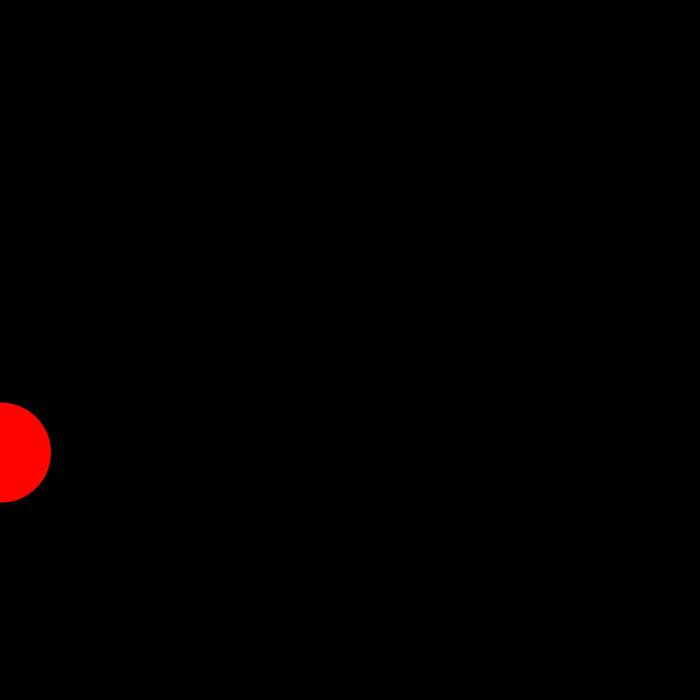
Frame 1 (no input)
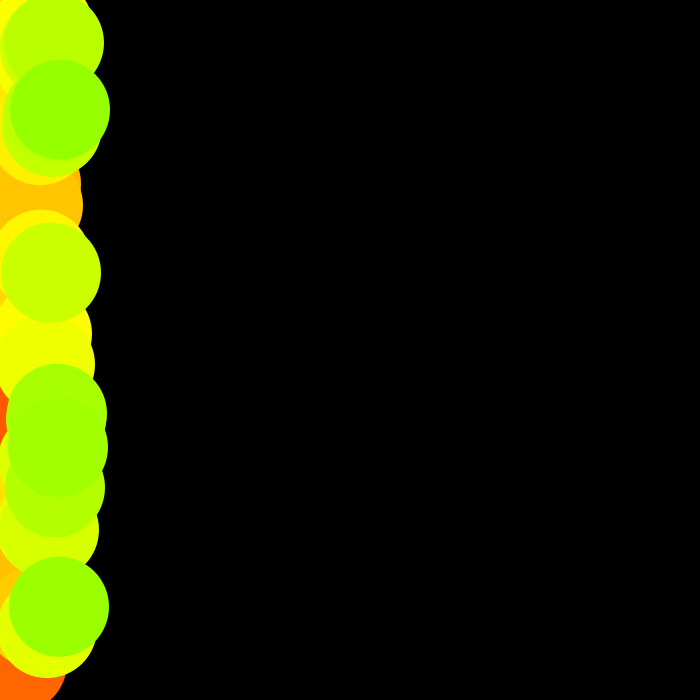
Frame 60 (the mouse pressed at the canvas centre just before this capture)
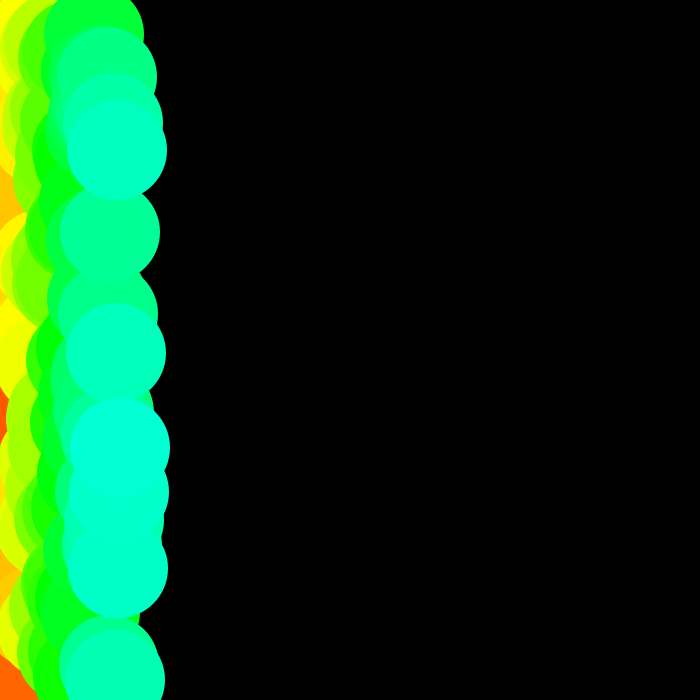
Frame 120 (the mouse held since frame 60 and released just before this capture)

The Processing sketch that drew these frames (run headless with seeded random() and noise(); from frame 60 on, the mouse is pressed at the canvas centre):

// Processing sketch: processing_89874
// ── processing_89874.pde

int j = 0;
void setup(){
  size(700,700);
  colorMode(HSB);
  frameRate(60);
  background(0);
}
void draw(){
  if(j < 699){
    translate(frameCount%(700), random(700));
     fill(frameCount%(255), 255, 255);
  j++;
  }
  if(j >= 699 && j < 1401){
    translate((-1*frameCount%(700))+700, random(700));
      fill(frameCount%(255), 0, 255);
      j++;
  }
  if(j >= 1401){
     translate(random(700), frameCount%(700));
     fill(frameCount%(255), 255, 255);
     j++;
  }
  noStroke();
ellipse(0, 0, 100, 100);
}
